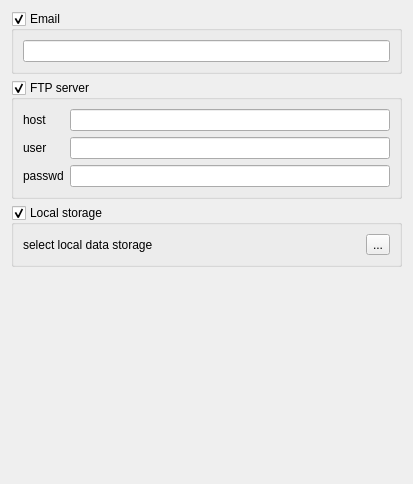
<?xml version="1.0" encoding="UTF-8"?>
<ui version="4.0">
 <class>DataStorageConfig</class>
 <widget class="QWidget" name="DataStorageConfig">
  <property name="geometry">
   <rect>
    <x>0</x>
    <y>0</y>
    <width>413</width>
    <height>484</height>
   </rect>
  </property>
  <property name="windowTitle">
   <string>Form</string>
  </property>
  <layout class="QVBoxLayout" name="verticalLayout_2">
   <item>
    <widget class="QGroupBox" name="groupBox_email">
     <property name="title">
      <string>Email</string>
     </property>
     <property name="checkable">
      <bool>true</bool>
     </property>
     <layout class="QVBoxLayout" name="verticalLayout">
      <item>
       <widget class="QLineEdit" name="lineEdit_email">
        <property name="inputMethodHints">
         <set>Qt::ImhEmailCharactersOnly</set>
        </property>
        <property name="inputMask">
         <string notr="true"/>
        </property>
       </widget>
      </item>
     </layout>
    </widget>
   </item>
   <item>
    <widget class="QGroupBox" name="groupBox_ftp">
     <property name="title">
      <string>FTP server</string>
     </property>
     <property name="checkable">
      <bool>true</bool>
     </property>
     <layout class="QGridLayout" name="gridLayout">
      <item row="0" column="0">
       <widget class="QLabel" name="label">
        <property name="text">
         <string>host</string>
        </property>
       </widget>
      </item>
      <item row="0" column="1">
       <widget class="QLineEdit" name="lineEdit_ftp_host">
        <property name="inputMethodHints">
         <set>Qt::ImhUrlCharactersOnly</set>
        </property>
        <property name="inputMask">
         <string notr="true"/>
        </property>
       </widget>
      </item>
      <item row="1" column="0">
       <widget class="QLabel" name="label_2">
        <property name="text">
         <string>user</string>
        </property>
       </widget>
      </item>
      <item row="1" column="1">
       <widget class="QLineEdit" name="lineEdit_ftp_user">
        <property name="inputMask">
         <string notr="true"/>
        </property>
       </widget>
      </item>
      <item row="2" column="0">
       <widget class="QLabel" name="label_3">
        <property name="text">
         <string>passwd</string>
        </property>
       </widget>
      </item>
      <item row="2" column="1">
       <widget class="QLineEdit" name="lineEdit_ftp_passwd">
        <property name="inputMethodHints">
         <set>Qt::ImhHiddenText|Qt::ImhNoAutoUppercase|Qt::ImhSensitiveData</set>
        </property>
        <property name="inputMask">
         <string notr="true"/>
        </property>
       </widget>
      </item>
     </layout>
    </widget>
   </item>
   <item>
    <widget class="QGroupBox" name="groupBox_local">
     <property name="title">
      <string>Local storage</string>
     </property>
     <property name="checkable">
      <bool>true</bool>
     </property>
     <layout class="QGridLayout" name="gridLayout_2">
      <item row="0" column="0">
       <widget class="QLabel" name="label_4">
        <property name="text">
         <string>select local data storage</string>
        </property>
       </widget>
      </item>
      <item row="0" column="1">
       <widget class="QToolButton" name="pushButon_browse_local_storage">
        <property name="text">
         <string>...</string>
        </property>
       </widget>
      </item>
     </layout>
    </widget>
   </item>
   <item>
    <spacer name="verticalSpacer">
     <property name="orientation">
      <enum>Qt::Vertical</enum>
     </property>
     <property name="sizeHint" stdset="0">
      <size>
       <width>20</width>
       <height>194</height>
      </size>
     </property>
    </spacer>
   </item>
  </layout>
 </widget>
 <resources/>
 <connections/>
</ui>
